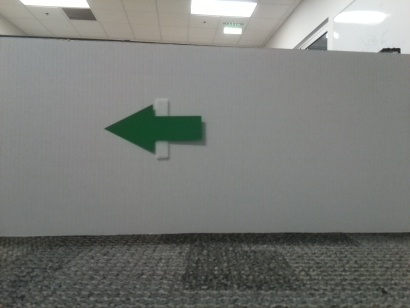
#> input picture Checkpoint 5/SVM Model/test_images/10.jpg, 410 x 308 px
$ python -i predict.py   (imports and definitions only)
#> lines starting #> are read from the running program, lines starting #| are printed output that depends on the picture; after the words box and inside, x2 and y2 are one past the last pixel; in counts of white or black regions, pixels touching at a corner belong together
#> further down, picture is the input picture: shape (308, 410, 3); mean B, G, R 120.4, 123.8, 121.7
from definitions import *
import os
import numpy as np
from sklearn.neighbors import KNeighborsClassifier
from sklearn.metrics import confusion_matrix,accuracy_score
import cv2
from sklearn import metrics

import matplotlib.pyplot as plt
import pickle
from tqdm import tqdm
import csv


# [1 line not run here, left out]

def load_image_data(DIR,data):
	images=[]
	labels=[]
	filename=[]
	for each in data:
		im=cv2.imread(os.path.join(DIR,each[0]+".png"))
		images.append(im)
		labels.append(int(each[1]))
		filename.append(each[0])
	return images,labels,filename

def process(image):
	img_copy      = image.copy()
	img_copy      = cv2.cvtColor(img_copy,cv2.COLOR_BGR2GRAY)
	blurred       = cv2.medianBlur(img_copy, 9)
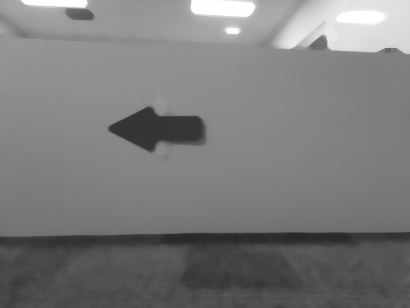
#> blurred: shape (308, 410); min 39, max 255, mean 123
	filter_       = cv2.bilateralFilter(blurred, 5, 75, 75)
	_,thresh = cv2.threshold(filter_,90,255,cv2.THRESH_BINARY)
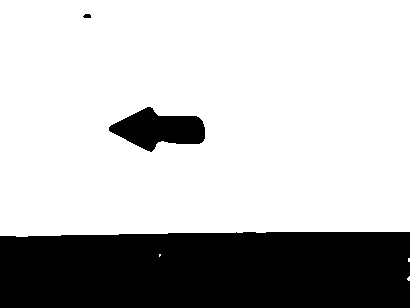
#> thresh: shape (308, 410); 73.8% white; 3 black regions, box (x1, y1, x2, y2) and area: (0, 232, 410, 308) 30524, (109, 107, 205, 152) 2573, (83, 14, 91, 18) 27
	element       = cv2.getStructuringElement(cv2.MORPH_RECT, (3,3))
	dilated       = cv2.dilate(thresh, element, iterations=1)
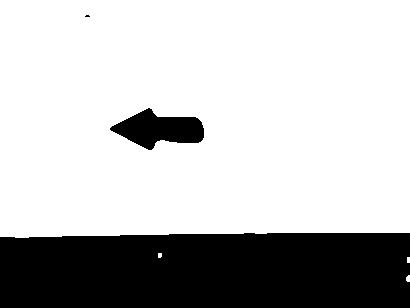
#> dilated: shape (308, 410); 74.4% white; 3 black regions (1 under 20 px), largest, box (x1, y1, x2, y2) and area: (0, 233, 410, 308) 30068, (110, 108, 204, 150) 2289
	mask          = 255-dilated
	sample        = mask*img_copy
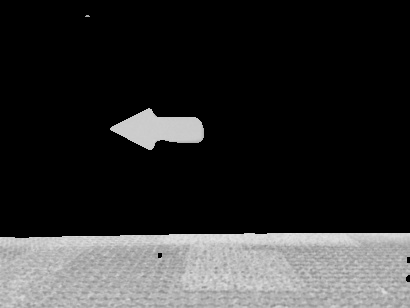
#> sample: shape (308, 410); min 0, max 227, mean 47.2
	edged = cv2.Canny(sample,30,200)
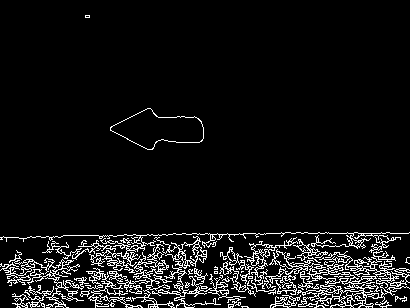
#> edged: shape (308, 410); 7.2% white in thin lines or dots
	contours, _ = cv2.findContours(edged,
						  cv2.RETR_TREE, cv2.CHAIN_APPROX_SIMPLE)
#> contours = 329 contours, 266 with area under 20; largest, box (x1, y1, x2, y2) and area: (110, 108, 204, 150) 2260, (110, 108, 204, 150) 2245, (262, 249, 410, 308) 1994, (152, 236, 246, 308) 767, (0, 232, 410, 273) 672
	try:
		areas = [cv2.contourArea(c) for c in contours]
#> areas = 329 values, max 2259.5 at index 325, min 0 at index 166, mean 43.97
		if max(areas)>200:
			max_index = np.argmax(areas)
#> max_index = 325
			cnt=contours[max_index]
#> cnt = contour of 117 points, box (x1, y1, x2, y2) (110, 108, 204, 150), area 2260
		else:
			return image
	except:
		return image

	x,y,w,h = cv2.boundingRect(cnt)
#> x = 110; y = 108; w = 94; h = 42
	return image[y-20:y+h+10,x-20:x+w+10]
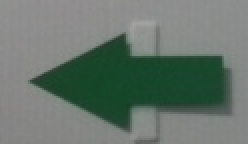
#> returned value: shape (72, 124, 3) (shown 2 times larger); mean of channels 0, 1, 2 109, 117.6, 104.2; drawn as B, G, R

def predict(image,MODEL):
	processed_image=process(image)
	if processed_image.shape[1] ==0 or processed_image.shape[0] == 0:
		processed_image = image
	pred=MODEL.predict(cv2.resize(processed_image,(30,30)).reshape(1,-1))
	return pred


# [1 line not run here, left out]
# [1 line that did not run here, left out]
# [1 line that did not run here, left out]

# [1 line that did not run here, left out]
y_pred=[]
# [5 lines not run here, left out]

>>> import cv2
>>> picture = cv2.imread('../SVM Model/test_images/10.jpg')
>>> result = process(picture)

$ run again, on Checkpoint 5/SVM Model/test_images/1000.jpg
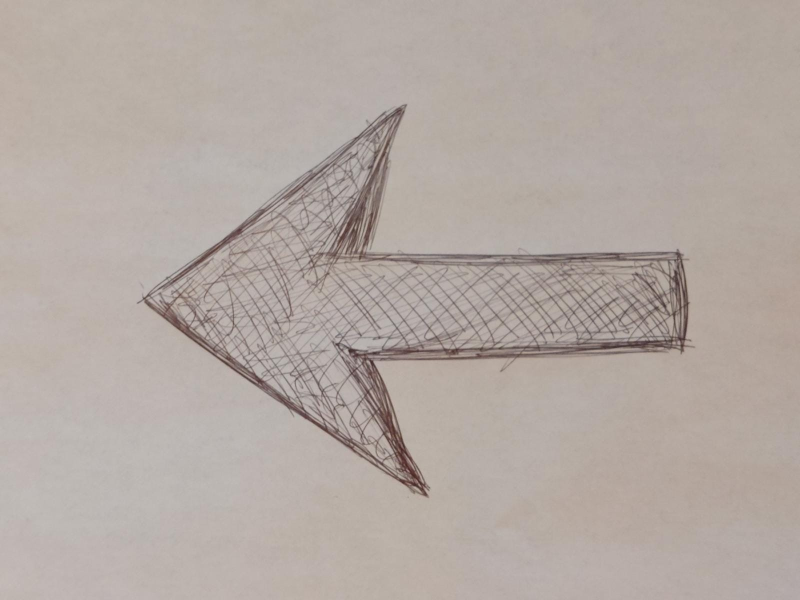
#> input picture Checkpoint 5/SVM Model/test_images/1000.jpg, 1600 x 1200 px (shown at 1/2 size)
#> picture is the input picture: shape (1200, 1600, 3); mean B, G, R 163.1, 168.9, 179.2
#> in process, `_,thresh = cv2.threshold(filter_,90,255,cv2.THRESH_BINARY)`:
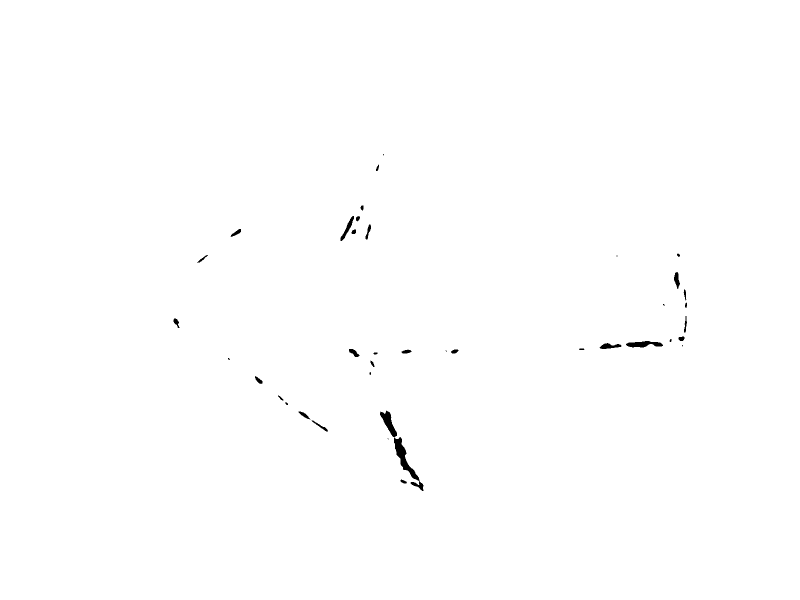
#> thresh: shape (1200, 1600) (shown at 1/2 size); 99.7% white; 39 black regions (9 under 20 px), largest, box (x1, y1, x2, y2) and area: (760, 821, 847, 982) 2204, (1252, 682, 1326, 695) 616, (681, 432, 708, 482) 355
#> dilated: shape (1200, 1600); 99.8% white; 39 black regions (18 under 20 px), largest, box (x1, y1, x2, y2) and area: (789, 876, 837, 960) 953, (761, 823, 793, 873) 568, (1254, 683, 1325, 694) 434
#> edged: shape (1200, 1600); 0.09% white in thin lines or dots, all inside (x1, y1, x2, y2) = (348, 332, 1374, 980)
#> contours = 93 contours, 60 with area under 20; largest, box (x1, y1, x2, y2) and area: (789, 876, 838, 960) 949, (789, 876, 838, 960) 893, (761, 823, 793, 873) 574, (761, 823, 793, 873) 555, (1254, 683, 1325, 695) 433
#> areas = 93 values, max 949 at index 5, min 0 at index 8, mean 57.8
#> max_index = 5
#> cnt = contour of 96 points, box (x1, y1, x2, y2) (789, 876, 838, 960), area 949
#> x = 789; y = 876; w = 49; h = 84
#> in process, `return image[y-20:y+h+10,x-20:x+w+10]`:
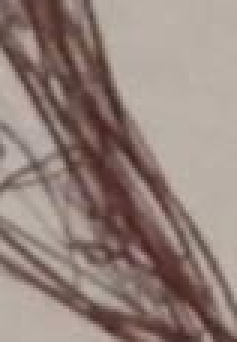
#> returned value: shape (114, 79, 3) (shown 3 times larger); mean of channels 0, 1, 2 123.2, 130.1, 148; drawn as B, G, R

$ run again, on Checkpoint 5/SVM Model/test_images/102.jpg
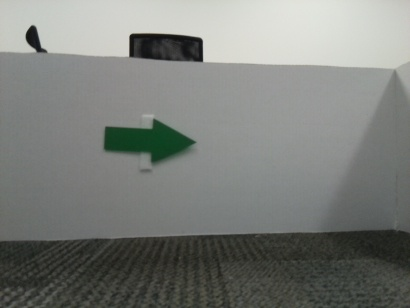
#> input picture Checkpoint 5/SVM Model/test_images/102.jpg, 410 x 308 px
#> picture is the input picture: shape (308, 410, 3); mean B, G, R 121.7, 125.8, 123.2
#> in process, `_,thresh = cv2.threshold(filter_,90,255,cv2.THRESH_BINARY)`:
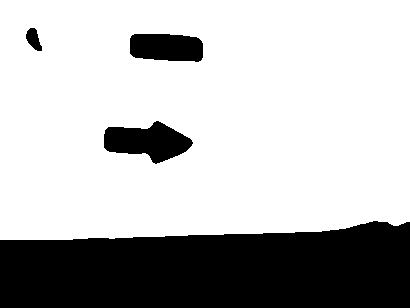
#> thresh: shape (308, 410); 72.6% white; 4 black regions, box (x1, y1, x2, y2) and area: (0, 221, 410, 308) 30289, (104, 121, 193, 164) 2337, (130, 34, 203, 62) 1794, (26, 28, 42, 51) 229
#> dilated: shape (308, 410); 73.3% white; 4 black regions, box (x1, y1, x2, y2) and area: (0, 222, 410, 308) 29849, (105, 122, 191, 162) 2071, (131, 35, 202, 61) 1596, (27, 29, 41, 50) 155
#> edged: shape (308, 410); 3.1% white in thin lines or dots
#> contours = 71 contours, 42 with area under 20; largest, box (x1, y1, x2, y2) and area: (105, 122, 191, 162) 2046, (105, 122, 191, 162) 2026, (0, 221, 410, 308) 1695, (131, 35, 202, 61) 1542, (131, 35, 202, 61) 1535
#> areas = 71 values, max 2046.5 at index 65, min 1 at index 8, mean 149.8
#> max_index = 65
#> cnt = contour of 96 points, box (x1, y1, x2, y2) (105, 122, 191, 162), area 2046
#> x = 105; y = 122; w = 86; h = 40
#> in process, `return image[y-20:y+h+10,x-20:x+w+10]`:
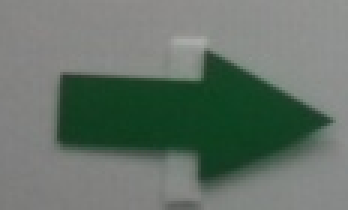
#> returned value: shape (70, 116, 3) (shown 3 times larger); mean of channels 0, 1, 2 104.5, 114.2, 100.9; drawn as B, G, R
